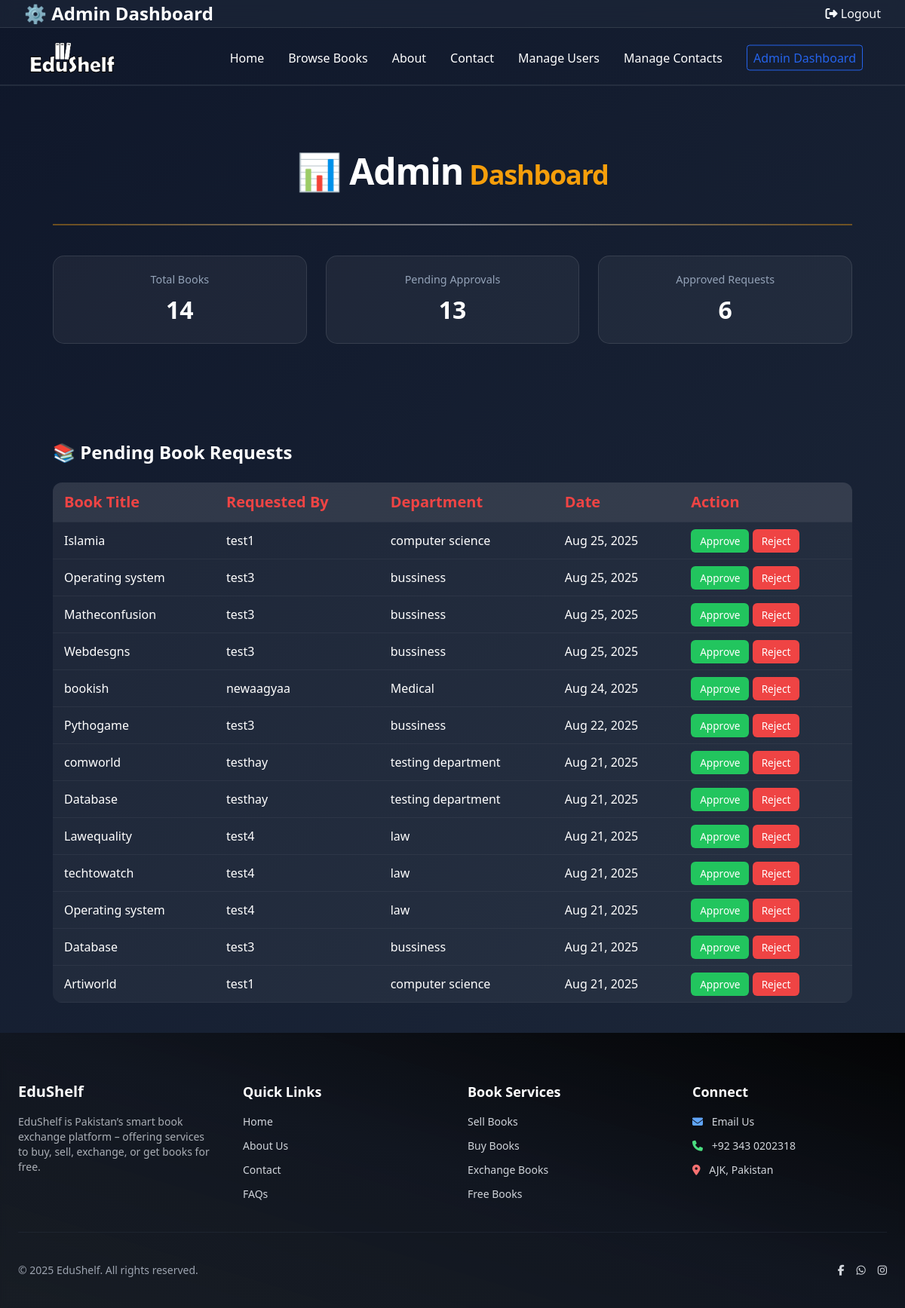
/accounts/admin-dashboard/ (signed in), run on the app's committed database.
### request/models.py (models this page shows, shortened)
class BookRequest(models.Model):
    requester = models.ForeignKey(
        settings.AUTH_USER_MODEL,   # 👈 yahan fix
        on_delete=models.CASCADE,
        related_name="book_requests"
    )
    book = models.ForeignKey(
        Book,
        on_delete=models.CASCADE,
        related_name="requests"
    )
    status = models.CharField(
        max_length=20,
        choices=[
            ('pending', 'Pending'),
            ('approved', 'Approved'),
            ('rejected', 'Rejected'),
        ],
        default='pending'
    )
    created_at = models.DateTimeField(auto_now_add=True)

### books/models.py (models this page shows, shortened)
class Book(models.Model):
    CATEGORY_CHOICES = [
        ('sell', 'Sell'),
        ('exchange', 'Exchange'),
        ('free', 'Free'),
        ('buy', 'Buy'),
    ]
    CONDITION_CHOICES = [
        ('new', 'New'),
        ('good', 'Good'),
        ('used', 'Used'),
        ('old', 'Old'),
    ]
    title = models.CharField(max_length=200)
    author = models.CharField(max_length=200)
    genre = models.CharField(max_length=100)
    category = models.CharField(max_length=10, choices=CATEGORY_CHOICES)
    language = models.CharField(max_length=100)
    condition = models.CharField(max_length=10, choices=CONDITION_CHOICES)
    price = models.DecimalField(max_digits=8, decimal_places=2, null=True, blank=True)  # Only if Sell
    description = models.TextField()
    cover_image = models.ImageField(upload_to="book_covers/")
    upload_date = models.DateTimeField(auto_now_add=True)
    uploader = models.ForeignKey(
        settings.AUTH_USER_MODEL,  # ✅ Custom User compatibility
        on_delete=models.CASCADE,
        related_name="uploaded_books"
    )

### accounts/models.py (models this page shows, shortened)
class CustomUser(AbstractBaseUser, PermissionsMixin):
    full_name = models.CharField(max_length=150)
    father_name = models.CharField(max_length=150)
    department = models.CharField(max_length=100)
    university_email = models.EmailField(unique=True)
    university_roll_no = models.CharField(max_length=50, unique=True)
    whatsapp_number = models.CharField(
        max_length=20,
        blank=True,
        null=True,
        help_text="Enter your WhatsApp number with country code (e.g., +923001234567)"
    )
    is_active = models.BooleanField(default=True)
    is_staff = models.BooleanField(default=False)
    objects = CustomUserManager()
    USERNAME_FIELD = 'university_email'
    REQUIRED_FIELDS = ['full_name', 'father_name', 'department', 'university_roll_no']

### accounts/views.py (the view)
# urls.py: path('admin-dashboard/', views.admin_dashboard, name='admin_dashboard'),
@login_required
@user_passes_test(lambda u: u.is_staff)
def admin_dashboard(request):
    total_books = Book.objects.count()
    pending_requests = BookRequest.objects.filter(status='pending').count()
    approved_requests = BookRequest.objects.filter(status='approved').count()
    requests = BookRequest.objects.filter(status='pending').order_by('-created_at')
    context = {
        'total_books': total_books,
        'pending_requests': pending_requests,
        'approved_requests': approved_requests,
        'requests': requests,
    }
    return render(request, "main/admin_dashboard.html", context)

### accounts/context_processors.py (called while the page is built)
def global_counts(request):
    if request.user.is_authenticated:
        unread_notifications = Notification.objects.filter(user=request.user, is_read=False).count()
        unread_messages = ChatMessage.objects.filter(receiver=request.user, is_read=False).count()
        return {
            'global_unread_count': unread_notifications,
            'global_unread_messages': unread_messages
        }
    return {
        'global_unread_count': 0,
        'global_unread_messages': 0
    }

### templates/main/admin_dashboard.html (shortened to what this page needs)
{% extends "base/base.html" %}
{% load static %}
{% block content %}
<body>
<header class="navbar ">
    <h1>⚙️ Admin Dashboard</h1>
    <nav><a href="{% url 'logout' %}"><i class="fas fa-sign-out-alt"></i> Logout</a></nav>
</header>
<br><br><br><br><br>
<main class="container animate-section">
    <div class="text-5xl font-extrabold tracking-tight mb-6 leading-tight text-center ">
    <h1 classs="">📊 Admin<span class="text-amber-500 text-4xl">   Dashboard</span></h1>
     </div>
 <hr class="my-10 h-[2px] w-full border-0 bg-gradient-to-r from-amber-500 via-white to-amber-500 opacity-40 shadow-md transition-all duration-500 hover:opacity-80 hover:shadow-amber-500/50">
    <section class="stats">
        <div class="stat-card">
            <p>Total Books</p>
            <h2>{{ total_books }}</h2>
        </div>
        <div class="stat-card">
            <p>Pending Approvals</p>
            <h2>{{ pending_requests }}</h2>
        </div>
        <div class="stat-card">
            <p>Approved Requests</p>
            <h2>{{ approved_requests }}</h2>
        </div>
    </section>
    <section class="requests  mt-32">
        <h2 class=" text-slate-100 mb-6 font-bold text-2xl">📚 Pending Book Requests</h2>
        {% if requests %}
        <table>
            <thead>
                <tr class="text-xl">
                    <th class="text-red-500">Book Title</th>
                    <th class="text-red-500">Requested By</th>
                    <th class="text-red-500">Department</th>
                    <th class="text-red-500">Date</th>
                    <th class="text-red-500">Action</th>
                </tr>
            </thead>
            <tbody>
                {% for req in requests %}
                <tr>
                    <td>{{ req.book.title }}</td>
                    <td>{{ req.requester.full_name }}</td>
                    <td>{{ req.requester.department }}</td>
                    <td>{{ req.created_at|date:"M d, Y" }}</td>
                    <td>
                        <a href="{% url 'approve_request' req.id %}" class="btn green">Approve</a>
                        <a href="{% url 'reject_request' req.id %}" class="btn red">Reject</a>
                    </td>
                </tr>
                {% endfor %}
            </tbody>
        </table>
        {% else %}
            <p class="text-center text-gray-400 mt-4 italic">No pending requests at the moment.</p>
        {% endif %}
    </section>
</main>
</body>
{% endblock %}

### templates/base/base.html (shortened to what this page needs)
<!DOCTYPE html>
  {% load static %}
<html lang="en">
<head>
<link href="{% static 'css/output.css' %}" rel="stylesheet">
<link href="https://cdnjs.cloudflare.com/ajax/libs/font-awesome/6.5.0/css/all.min.css" rel="stylesheet">
</head>
{% include "headandfoot/navbar.html" %}
{% block content %}{% endblock content %}
{% include "headandfoot/footer.html" %}
</body>
</html>

### templates/headandfoot/navbar.html (shortened to what this page needs)
    {% load static %}
<nav id="main-navbar" class="from-[#1f242d] to-gray-900  fixed w-full top-1 z-40 border-b border-gray-700 transition-shadow duration-900 ">
<div class="max-w-7xl mx-auto px-6">
  <div class="flex justify-between items-center py-4">
<a href="{% url 'home' %}"  class="flex items-center transform transition-transform duration-300 hover:scale-105 ml-4">
  <img src="{% static 'images/white.png' %}" alt="EduShelf Logo" class="h-10 w-auto">
</a>
    <div class="hidden md:flex items-center space-x-8 font-medium mr-8">
  <a href="{% url 'home' %}" class="hover:text-blue-400 transition-colors duration-300 transform hover:scale-105">Home</a>
  <a href="{% url 'browsebook' %}" class="hover:text-blue-400 transition-colors duration-300 transform hover:scale-105">Browse Books</a>
  <a href="{% url 'about' %}" class="hover:text-blue-400 transition-colors duration-300 transform hover:scale-105">About</a>
  <a href="{% url 'contact' %}" class="hover:text-blue-400 transition-colors duration-300 transform hover:scale-105">Contact</a>
  {% if user.is_authenticated %}
    {% if user.is_staff %}
      <a href="{% url 'manage_user' %}" class="hover:text-blue-400 transition-colors duration-300 transform hover:scale-105">Manage Users</a>
      <a href="{% url 'manage_contacter' %}" class="hover:text-blue-400 transition-colors duration-300 transform hover:scale-105">Manage Contacts</a>
      <a href="{% url 'admin_dashboard' %}"
         class="px-2 py-1 border border-blue-600 text-blue-600 rounded hover:bg-blue-600 hover:text-white transform hover:scale-105 transition">
         Admin Dashboard
      </a>
    {% endif %}
  {% endif %}
</div>
</div>
</div>
  </nav>

### templates/headandfoot/footer.html (shortened to what this page needs)
 <footer class="relative bg-[#131518] text-gray-300 pt-16 pb-10 overflow-hidden animate-section">
  <div class="absolute inset-0 bg-gradient-to-tr from-gray-800/40 via-gray-900/60 to-black/80 backdrop-blur-sm"></div>
  <div class="relative z-10 max-w-7xl mx-auto px-6">
    <div class="grid grid-cols-1 sm:grid-cols-2 lg:grid-cols-4 gap-10">
      <div>
        <h2 class="text-xl font-bold text-white mb-4">EduShelf</h2>
        <p class="text-sm opacity-80">
          EduShelf is Pakistan’s smart book exchange platform – offering services to buy, sell, exchange, or get books for free.
        </p>
      </div>
      <div>
        <h3 class="text-lg font-semibold text-white mb-4">Quick Links</h3>
        <ul class="space-y-3 text-sm">
          <li><a href="{% url "home" %}" class="hover:text-blue-400 transition">Home</a></li>
          <li><a href="{% url "about" %}" class="hover:text-blue-400 transition">About Us</a></li>
          <li><a href="{% url "contact" %}" class="hover:text-blue-400 transition">Contact</a></li>
          <li><a href="{% url "FAQ_S" %}" class="hover:text-blue-400 transition">FAQs</a></li>
        </ul>
      </div>
      <div>
        <h3 class="text-lg font-semibold text-white mb-4">Book Services</h3>
        <ul class="space-y-3 text-sm">
          <li><a href="{% url "browsebook" %}" class="hover:text-blue-400 transition">Sell Books</a></li>
          <li><a href="{% url "browsebook" %}" class="hover:text-blue-400 transition">Buy Books</a></li>
          <li><a href="{% url "browsebook" %}" class="hover:text-blue-400 transition">Exchange Books</a></li>
          <li><a href="{% url "browsebook" %}" class="hover:text-blue-400 transition">Free Books</a></li>
        </ul>
      </div>
      <div>
        <h3 class="text-lg font-semibold text-white mb-4">Connect</h3>
        <ul class="space-y-3 text-sm">
          <li>
            <a href="mailto:qaisazeem25@gmail.com" class="hover:text-blue-400 transition">
              <i class="fas fa-envelope mr-2 text-blue-400"></i> Email Us
            </a>
          </li>
          <li>
            <a href="tel:+923430202318" class="hover:text-green-400 transition">
              <i class="fas fa-phone mr-2 text-green-400"></i> +92 343 0202318
            </a>
          </li>
          <li>
            <a href="https://www.google.com/maps/place/Azad+Jammu+and+Kashmir"
   target="_blank"
   class="hover:text-red-400 transition">
    <i class="fas fa-map-marker-alt mr-2 text-red-400"></i> AJK, Pakistan
</a>
          </li>
        </ul>
      </div>
    </div>
    <hr class="my-10 border-gray-700 opacity-30">
    <div class="flex flex-col md:flex-row justify-between items-center gap-4 text-sm">
      <p class="text-gray-400">&copy; 2025 EduShelf. All rights reserved.</p>
      <div class="flex gap-4">
        <a href="https://www.facebook.com/hashmi.saad.56" class="hover:text-blue-400 transition"><i class="fab fa-facebook-f"></i></a>
        <a href="https://wa.me/923116412711" class="hover:text-green-400 transition"><i class="fab fa-whatsapp"></i></a>
        <a href="https://www.instagram.com/saad.iii143" class="hover:text-pink-400 transition"><i class="fab fa-instagram"></i></a>
      </div>
    </div>
  </div>
</footer>

### templates/base/base.html (style rules this page uses)
#main-navbar { transform: translateY(50%); transition: transform 0.5s ease, box-shadow 0.5s ease; }
.animate-section { opacity: 0; transform: translateY(30px); transition: opacity 0.8s ease, transform 0.8s ease; }
.animate-section { animation: fadeIn 0.5s ease-in-out forwards; }

### templates/main/admin_dashboard.html (style rules this page uses)
body { font-family: 'Segoe UI', sans-serif; background: linear-gradient(135deg, #0f172a, #1e293b); color: white; margin: 0; padding: 0; }
.navbar { background: rgba(30, 41, 59, 0.6); backdrop-filter: blur(10px); border-bottom: 1px solid rgba(255,255,255,0.1); padding: 0 32px; display: flex; justify-content: space-between; align-items: center; }
.navbar h1 { font-size: 1.5rem; font-weight: bold; }
.navbar a { color: #f8fafc; text-decoration: none; font-weight: 500; transition: color 0.3s ease; }
.container { max-width: 1100px; margin: 0 auto; padding: 40px 20px; }
.stats { display: grid; grid-template-columns: repeat(auto-fit, minmax(220px, 1fr)); gap: 25px; margin-bottom: 50px; }
.stat-card { background: rgba(255,255,255,0.05); backdrop-filter: blur(15px); padding: 20px; border-radius: 15px; text-align: center; border: 1px solid rgba(255,255,255,0.1); transition: transform 0.3s ease, box-shadow 0.3s ease; }
.stat-card p { color: #94a3b8; font-size: 0.9rem; }
.stat-card h2 { font-size: 2rem; margin-top: 5px; font-weight: bold; }
.requests table { width: 100%; border-collapse: collapse; background: rgba(255,255,255,0.05); border-radius: 12px; overflow: hidden; }
th, td { padding: 12px 15px; text-align: left; }
th { background: rgba(255,255,255,0.08); color: #e2e8f0; }
tr { border-bottom: 1px solid rgba(255,255,255,0.05); }
.btn { padding: 6px 12px; border-radius: 6px; color: white; font-size: 0.85rem; font-weight: 500; border: none; cursor: pointer; transition: transform 0.2s ease, background 0.3s ease; }
.btn.green { background: #22c55e; }
.btn.red { background: #ef4444; }

### data on the page
BookRequest: book "Islamia", requester.full_name "test1", requester.department "computer science", created_at "Aug 25, 2025"
BookRequest: book "Operating system", requester.full_name "test3", requester.department "bussiness", created_at "Aug 25, 2025"
BookRequest: book "Matheconfusion", requester.full_name "test3", requester.department "bussiness", created_at "Aug 25, 2025"
BookRequest: book "Webdesgns", requester.full_name "test3", requester.department "bussiness", created_at "Aug 25, 2025"
BookRequest: book "bookish", requester.full_name "newaagyaa", requester.department "Medical", created_at "Aug 24, 2025"
BookRequest: book "Pythogame", requester.full_name "test3", requester.department "bussiness", created_at "Aug 22, 2025"
BookRequest: book "comworld", requester.full_name "testhay", requester.department "testing department", created_at "Aug 21, 2025"
BookRequest: book "Database", requester.full_name "testhay", requester.department "testing department", created_at "Aug 21, 2025"
BookRequest: book "Lawequality", requester.full_name "test4", requester.department "law", created_at "Aug 21, 2025"
BookRequest: book "techtowatch", requester.full_name "test4", requester.department "law", created_at "Aug 21, 2025"
BookRequest: book "Operating system", requester.full_name "test4", requester.department "law", created_at "Aug 21, 2025"
BookRequest: book "Database", requester.full_name "test3", requester.department "bussiness", created_at "Aug 21, 2025"
BookRequest: book "Artiworld", requester.full_name "test1", requester.department "computer science", created_at "Aug 21, 2025"

### other printed values
{{ total_books }} "14"
{{ pending_requests }} "13"
{{ approved_requests }} "6"
